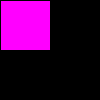
Frame 1 (no input)
Frame 60 (the mouse pressed at the canvas centre just before this capture): identical to frame 1, image omitted
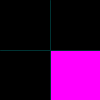
Frame 120 (the mouse held since frame 60 and released just before this capture)

The Processing sketch that drew these frames (run headless with seeded random() and noise(); from frame 60 on, the mouse is pressed at the canvas centre):

// Processing sketch: Quadrants
// ── Quadrants.pde
void setup()
{
  size(100, 100);
  stroke(255);
  fill(0);
  
  centX = width / 2;
  centY = height / 2;
}

int centX, centY;

void draw()
{
  background(0);
  fill(255, 0, 255);
  stroke(0, mouseX, mouseY);
  
  line (centX, 0, centX, height);
  line (0, centY, width, centY);
   
  if ((mouseX < centX) && (mouseY < centY))
  {
    rect(0, 0, centX, centY);
  }
  
  if ((mouseX >= centX) && (mouseY < centY))
  {
    rect(centX, 0, centX, centY);
  }
  
  if ((mouseX < centX) && (mouseY >= centY))
  {
    rect(0, centY, centX, centY);
  }
  
  if ((mouseX >= centX) && (mouseY >= centY))
  {
    rect(centX, centY, centX, centY);
  }
  
  
  //ellipse(x, 100, 100, 100);  
  //x += speed;
  //if ((x > width) || (x < 0))
  //{
  //  speed = - speed;
  //}
}
